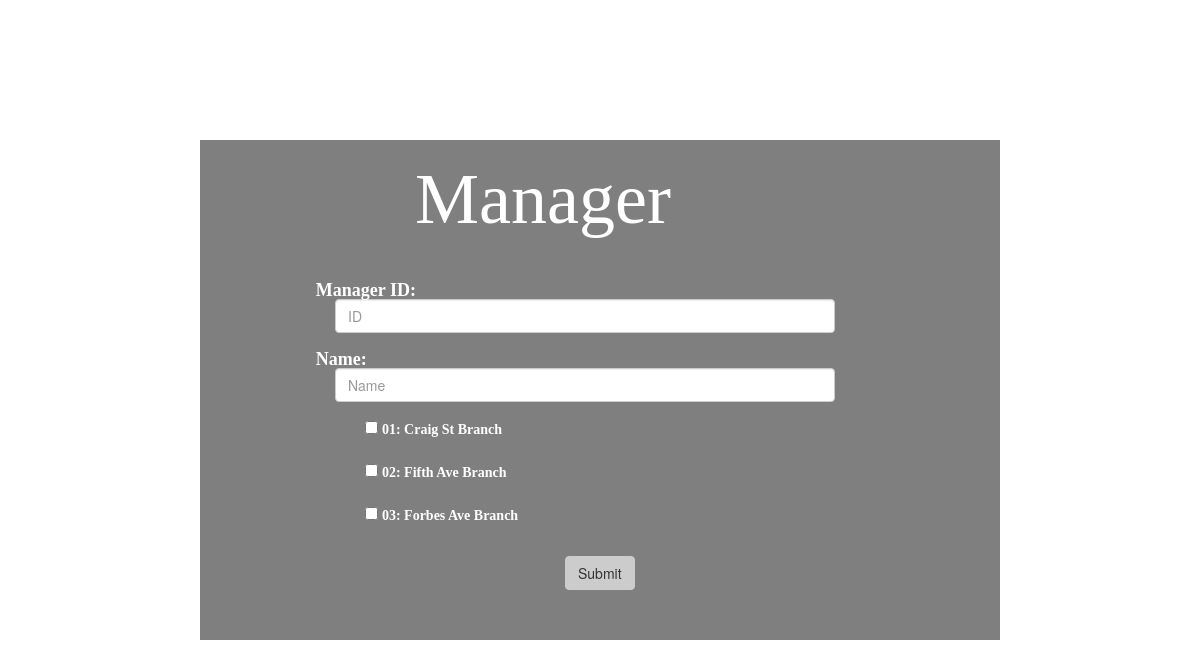
/manager/, run on the app's committed database.
### menuserver/models.py (models this page shows, shortened)
class Stores(models.Model):
    store_id = models.CharField(max_length = 100, unique=True)
    name = models.CharField(max_length = 200)
    address = models.CharField(max_length = 500)
    class Meta:
        verbose_name = 'store'
        verbose_name_plural = 'stores'

### menuserver/views.py (the view, shortened to what this page needs)
# urls.py: url(r'^manager/', views.manager, name='Manager'),
def manager(request):
    if request.method == 'GET':
        stores = Stores.objects.order_by('store_id')
        return render(request, 'menuserver/manager.html', {'all_stores' : stores})

### menuserver/templates/menuserver/manager.html (shortened to what this page needs)
<!DOCTYPE html>
{% load staticfiles %}
<html lang="en" dir="ltr">
  <head>
    <link rel="stylesheet" type="text/css" href="https://maxcdn.bootstrapcdn.com/bootstrap/3.3.5/css/bootstrap.min.css">
    <link rel="stylesheet" type="text/css" href="https://maxcdn.bootstrapcdn.com/font-awesome/4.4.0/css/font-awesome.min.css">
    <link rel="stylesheet" type="text/css" href="{% static 'css/manager.css' %}">
  </head>
  <body>
    <div class="container">
      <h1>Manager</h1>
      <form action="/store_manager_employee/" method="POST">
        <div class="manager-id">
          <label class="label" id="manager-id">Manager ID: </label>
          <input type="text" placeholder="ID" class="form-control" name="manager-id" {% if manager_id %}value="{{manager_id}}"{% endif %} required>
        </div>
        <div class="name-enter">
          <label class="label" id="name-label">Name: </label>
          <input type="text" class="form-control" placeholder="Name" id="name-enter" name="manager-name" {% if name%}value="{{name}}"{% endif %} required>
        </div>
        {% if all_stores %}
        <div class="store-enter form-check">
          {% for s in all_stores %}
          <div class="store-checkbox">
          <input type="checkbox" class="form-check-input" id="exampleCheck1" name="choose-manager-store" value="{{s.store_id}}">
          <label class="form-check-label" for="exampleCheck1">{{s.store_id}}: {{s.name}}</label>
         </div>
          {% endfor %}
        </div>
        {% endif %}
        <a href="/store_manager_employee/">
          <button type="submit" name="submit" {%if manager_id%}value="edit-manager" {%else%}value="new-manager"{%endif%} class="btn btn-default" >Submit</button>
        </a>
      </form>
    </div>
  </body>
</html>

### menuserver/static/css/manager.css (style rules this page uses)
body { background: url("https://i.dietdoctor.com/wp-content/uploads/2018/06/DD_keto-meals_feat.jpg?auto=compress%2Cformat&w=1500&h=844&fit=crop"); background-size: 100%; background-attachment: fixed; background-repeat： no-repeat; }
.form-control { width: 500px; margin-bottom:15px; margin-left: 120px; }
.container { background-color:rgba(0, 0, 0, 0.5); margin-top: 140px; height: 500px; width: 800px; }
.label { font-family: chalkduster; color: white; font-size: 18px; margin-bottom:10px; margin-left: 90px; }
.form-check-label { font-family: chalkduster; font-size: 14px; color:white; }
.store-checkbox { margin-top:15px; margin-bottom:10px; margin-left: 150px; }
.btn { background-color: rgba(255, 255, 255, 0.6); margin-left: 350px; margin-top:15px; }
h1 { font-size: 72px; font-family: chalkduster; color: white; margin-left:200px; margin-bottom: 40px; }

### data on the page
Stores: store_id "01", name "Craig St Branch"
Stores: store_id "02", name "Fifth Ave Branch"
Stores: store_id "03", name "Forbes Ave Branch"
